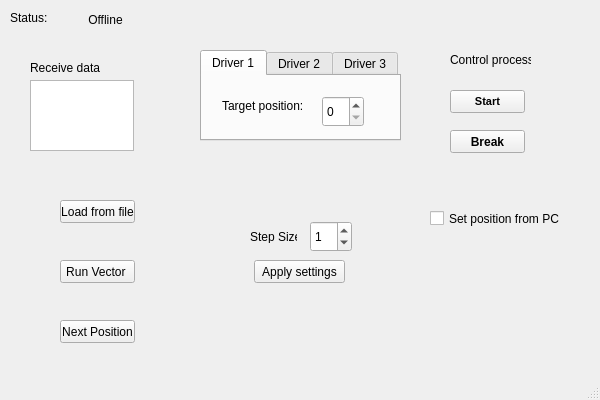
<?xml version="1.0" encoding="UTF-8"?>
<ui version="4.0">
 <class>SerialPort_testClass</class>
 <widget class="QMainWindow" name="SerialPort_testClass">
  <property name="enabled">
   <bool>true</bool>
  </property>
  <property name="geometry">
   <rect>
    <x>0</x>
    <y>0</y>
    <width>600</width>
    <height>400</height>
   </rect>
  </property>
  <property name="sizePolicy">
   <sizepolicy hsizetype="Preferred" vsizetype="Preferred">
    <horstretch>0</horstretch>
    <verstretch>0</verstretch>
   </sizepolicy>
  </property>
  <property name="windowTitle">
   <string>Calibrator App</string>
  </property>
  <property name="windowIcon">
   <iconset>
    <normaloff>Resources/icon.png</normaloff>Resources/icon.png</iconset>
  </property>
  <widget class="QWidget" name="centralWidget">
   <widget class="QLabel" name="statusLabel">
    <property name="geometry">
     <rect>
      <x>60</x>
      <y>10</y>
      <width>91</width>
      <height>20</height>
     </rect>
    </property>
    <property name="font">
     <font>
      <family>MS Shell Dlg 2</family>
     </font>
    </property>
    <property name="autoFillBackground">
     <bool>false</bool>
    </property>
    <property name="text">
     <string>Offline</string>
    </property>
    <property name="alignment">
     <set>Qt::AlignCenter</set>
    </property>
    <property name="wordWrap">
     <bool>false</bool>
    </property>
   </widget>
   <widget class="QPushButton" name="StartButton">
    <property name="enabled">
     <bool>true</bool>
    </property>
    <property name="geometry">
     <rect>
      <x>450</x>
      <y>90</y>
      <width>75</width>
      <height>23</height>
     </rect>
    </property>
    <property name="font">
     <font>
      <family>MS Shell Dlg 2</family>
      <pointsize>8</pointsize>
      <weight>75</weight>
      <italic>false</italic>
      <bold>true</bold>
      <underline>false</underline>
      <kerning>true</kerning>
     </font>
    </property>
    <property name="focusPolicy">
     <enum>Qt::NoFocus</enum>
    </property>
    <property name="text">
     <string>Start</string>
    </property>
   </widget>
   <widget class="QLabel" name="label1">
    <property name="geometry">
     <rect>
      <x>10</x>
      <y>10</y>
      <width>41</width>
      <height>16</height>
     </rect>
    </property>
    <property name="text">
     <string>Status:</string>
    </property>
   </widget>
   <widget class="QPlainTextEdit" name="plainTextEdit">
    <property name="enabled">
     <bool>true</bool>
    </property>
    <property name="geometry">
     <rect>
      <x>30</x>
      <y>80</y>
      <width>104</width>
      <height>71</height>
     </rect>
    </property>
   </widget>
   <widget class="QLabel" name="ReceiveDataLabel">
    <property name="enabled">
     <bool>true</bool>
    </property>
    <property name="geometry">
     <rect>
      <x>30</x>
      <y>60</y>
      <width>71</width>
      <height>16</height>
     </rect>
    </property>
    <property name="text">
     <string>Receive data:</string>
    </property>
   </widget>
   <widget class="QPushButton" name="BreakButton">
    <property name="enabled">
     <bool>true</bool>
    </property>
    <property name="geometry">
     <rect>
      <x>450</x>
      <y>130</y>
      <width>75</width>
      <height>23</height>
     </rect>
    </property>
    <property name="font">
     <font>
      <weight>75</weight>
      <bold>true</bold>
     </font>
    </property>
    <property name="text">
     <string>Break</string>
    </property>
   </widget>
   <widget class="QLabel" name="ControlProcesslabel">
    <property name="geometry">
     <rect>
      <x>450</x>
      <y>50</y>
      <width>81</width>
      <height>20</height>
     </rect>
    </property>
    <property name="text">
     <string>Control process:</string>
    </property>
   </widget>
   <widget class="QTabWidget" name="DriversWidget">
    <property name="geometry">
     <rect>
      <x>200</x>
      <y>50</y>
      <width>201</width>
      <height>91</height>
     </rect>
    </property>
    <property name="currentIndex">
     <number>0</number>
    </property>
    <property name="movable">
     <bool>true</bool>
    </property>
    <widget class="QWidget" name="Driver1">
     <attribute name="title">
      <string>Driver 1</string>
     </attribute>
     <widget class="QSpinBox" name="TargetPositionSpinBox1">
      <property name="geometry">
       <rect>
        <x>120</x>
        <y>20</y>
        <width>42</width>
        <height>31</height>
       </rect>
      </property>
      <property name="maximum">
       <number>500</number>
      </property>
     </widget>
     <widget class="QLabel" name="TargetPositionLabel_2">
      <property name="geometry">
       <rect>
        <x>20</x>
        <y>20</y>
        <width>91</width>
        <height>20</height>
       </rect>
      </property>
      <property name="text">
       <string>Target position:</string>
      </property>
     </widget>
    </widget>
    <widget class="QWidget" name="Driver2">
     <attribute name="title">
      <string>Driver 2</string>
     </attribute>
     <widget class="QLabel" name="TargetPositionLabel">
      <property name="geometry">
       <rect>
        <x>20</x>
        <y>20</y>
        <width>91</width>
        <height>20</height>
       </rect>
      </property>
      <property name="text">
       <string>Target position:</string>
      </property>
     </widget>
     <widget class="QSpinBox" name="TargetPositionSpinBox2">
      <property name="geometry">
       <rect>
        <x>120</x>
        <y>20</y>
        <width>42</width>
        <height>31</height>
       </rect>
      </property>
      <property name="maximum">
       <number>500</number>
      </property>
     </widget>
    </widget>
    <widget class="QWidget" name="Driver3">
     <attribute name="title">
      <string>Driver 3</string>
     </attribute>
     <widget class="QLabel" name="TargetPositionLabel_3">
      <property name="geometry">
       <rect>
        <x>20</x>
        <y>20</y>
        <width>91</width>
        <height>20</height>
       </rect>
      </property>
      <property name="text">
       <string>Target position:</string>
      </property>
     </widget>
     <widget class="QSpinBox" name="TargetPositionSpinBox3">
      <property name="geometry">
       <rect>
        <x>120</x>
        <y>20</y>
        <width>42</width>
        <height>31</height>
       </rect>
      </property>
      <property name="maximum">
       <number>500</number>
      </property>
     </widget>
    </widget>
   </widget>
   <widget class="QCheckBox" name="ControlPositionFromPCcheckBox">
    <property name="geometry">
     <rect>
      <x>430</x>
      <y>210</y>
      <width>131</width>
      <height>17</height>
     </rect>
    </property>
    <property name="text">
     <string>Set position from PC</string>
    </property>
    <property name="checkable">
     <bool>true</bool>
    </property>
    <property name="checked">
     <bool>false</bool>
    </property>
    <property name="autoExclusive">
     <bool>true</bool>
    </property>
    <property name="tristate">
     <bool>false</bool>
    </property>
   </widget>
   <widget class="QPushButton" name="RunVectorButton">
    <property name="geometry">
     <rect>
      <x>60</x>
      <y>260</y>
      <width>75</width>
      <height>23</height>
     </rect>
    </property>
    <property name="text">
     <string>Run Vector </string>
    </property>
   </widget>
   <widget class="QPushButton" name="NextPositionButton">
    <property name="geometry">
     <rect>
      <x>60</x>
      <y>320</y>
      <width>75</width>
      <height>23</height>
     </rect>
    </property>
    <property name="text">
     <string>Next Position</string>
    </property>
   </widget>
   <widget class="QPushButton" name="LoadFileButton">
    <property name="geometry">
     <rect>
      <x>60</x>
      <y>200</y>
      <width>75</width>
      <height>23</height>
     </rect>
    </property>
    <property name="text">
     <string>Load from file</string>
    </property>
   </widget>
   <widget class="QPushButton" name="ApplySetting1">
    <property name="geometry">
     <rect>
      <x>254</x>
      <y>260</y>
      <width>91</width>
      <height>23</height>
     </rect>
    </property>
    <property name="text">
     <string>Apply settings</string>
    </property>
    <property name="flat">
     <bool>false</bool>
    </property>
   </widget>
   <widget class="QSpinBox" name="spinBoxStepSize1">
    <property name="enabled">
     <bool>true</bool>
    </property>
    <property name="geometry">
     <rect>
      <x>310</x>
      <y>221</y>
      <width>42</width>
      <height>31</height>
     </rect>
    </property>
    <property name="minimum">
     <number>0</number>
    </property>
    <property name="maximum">
     <number>4</number>
    </property>
    <property name="value">
     <number>1</number>
    </property>
   </widget>
   <widget class="QLabel" name="StepSizelabel">
    <property name="enabled">
     <bool>true</bool>
    </property>
    <property name="geometry">
     <rect>
      <x>250</x>
      <y>230</y>
      <width>47</width>
      <height>13</height>
     </rect>
    </property>
    <property name="text">
     <string>Step Size:</string>
    </property>
   </widget>
   <zorder>StartButton</zorder>
   <zorder>label1</zorder>
   <zorder>plainTextEdit</zorder>
   <zorder>ReceiveDataLabel</zorder>
   <zorder>BreakButton</zorder>
   <zorder>ControlProcesslabel</zorder>
   <zorder>DriversWidget</zorder>
   <zorder>ControlPositionFromPCcheckBox</zorder>
   <zorder>statusLabel</zorder>
   <zorder>RunVectorButton</zorder>
   <zorder>NextPositionButton</zorder>
   <zorder>LoadFileButton</zorder>
   <zorder>ApplySetting1</zorder>
   <zorder>spinBoxStepSize1</zorder>
   <zorder>StepSizelabel</zorder>
  </widget>
  <widget class="QStatusBar" name="statusBar"/>
 </widget>
 <layoutdefault spacing="6" margin="11"/>
 <resources>
  <include location="SerialPort_test.qrc"/>
 </resources>
 <connections/>
</ui>
